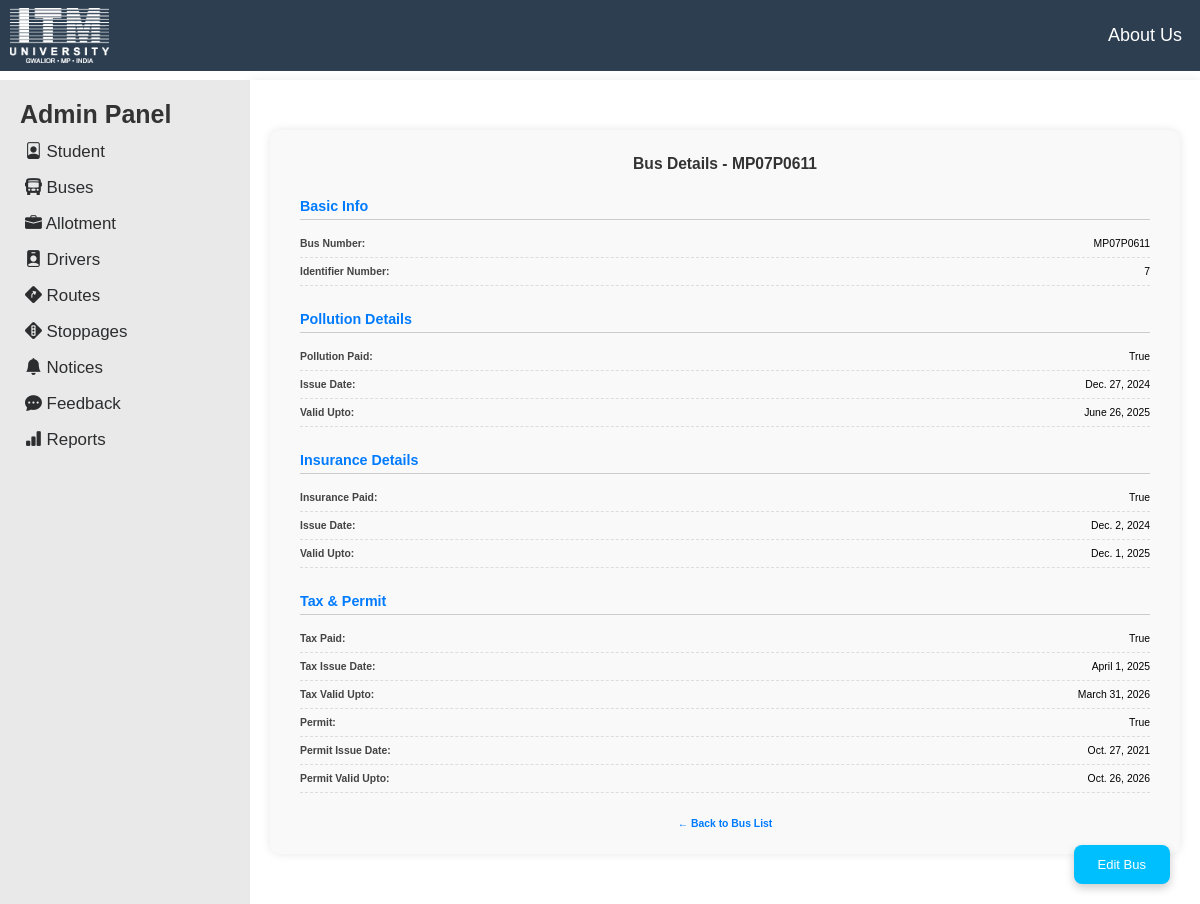
The page /MP07P0611/bus_detail (signed in) on the database its author committed.
### bus_app/models.py (models this page shows, shortened)
class Bus(models.Model):
    number = models.CharField(max_length=10, unique=True)  # Example: MP07VV467
    identifier_number = models.CharField(max_length=10, unique=True, null=True, blank=True)
    pollution_paid = models.BooleanField(default=False)
    pollution_issue_date = models.DateField(null=True, blank=True)
    pollution_valid_upto = models.DateField(null=True, blank=True)
    insurance_paid = models.BooleanField(default=False)
    insurance_issue_date = models.DateField(null=True, blank=True)
    insurance_valid_upto = models.DateField(null=True, blank=True)
    tax_paid = models.BooleanField(default=False)
    tax_issue_date = models.DateField(null=True, blank=True)
    tax_valid_upto = models.DateField(null=True, blank=True)
    permit = models.BooleanField(default=False)
    permit_issue_date = models.DateField(null=True, blank=True)
    permit_valid_upto = models.DateField(null=True, blank=True)

### bus_app/views.py (the view)
# urls.py: path('<str:number>/bus_detail', views.bus_detail, name='bus_detail'),  #BUS DETAILS URL
def bus_detail(request, number):
    bus = get_object_or_404(Bus, number=number)
    return render(request, 'bus_detail.html', {'bus': bus})

### bus_app/templates/bus_detail.html (shortened to what this page needs)
{% extends "layout.html" %}
{% load static %}
{% block extra_css %}
<link rel="stylesheet" href="{% static 'css/bus_detail.css' %}">
{% endblock %}
{% block content %}
  <div class="bus-detail-container">
    <h2>Bus Details - {{ bus.number }}</h2>
    <div class="section">
      <div class="section-title">Basic Info</div>
      <div class="field-row"><span class="field-label">Bus Number:</span> <span>{{ bus.number }}</span></div>
      <div class="field-row"><span class="field-label">Identifier Number:</span> <span>{{ bus.identifier_number }}</span></div>
    </div>
    <div class="section">
      <div class="section-title">Pollution Details</div>
      <div class="field-row"><span class="field-label">Pollution Paid:</span> <span>{{ bus.pollution_paid }}</span></div>
      <div class="field-row"><span class="field-label">Issue Date:</span> <span>{{ bus.pollution_issue_date }}</span></div>
      <div class="field-row"><span class="field-label">Valid Upto:</span> <span>{{ bus.pollution_valid_upto }}</span></div>
    </div>
    <div class="section">
      <div class="section-title">Insurance Details</div>
      <div class="field-row"><span class="field-label">Insurance Paid:</span> <span>{{ bus.insurance_paid }}</span></div>
      <div class="field-row"><span class="field-label">Issue Date:</span> <span>{{ bus.insurance_issue_date }}</span></div>
      <div class="field-row"><span class="field-label">Valid Upto:</span> <span>{{ bus.insurance_valid_upto }}</span></div>
    </div>
    <div class="section">
      <div class="section-title">Tax & Permit</div>
      <div class="field-row"><span class="field-label">Tax Paid:</span> <span>{{ bus.tax_paid }}</span></div>
      <div class="field-row"><span class="field-label">Tax Issue Date:</span> <span>{{ bus.tax_issue_date }}</span></div>
      <div class="field-row"><span class="field-label">Tax Valid Upto:</span> <span>{{ bus.tax_valid_upto }}</span></div>
      <div class="field-row"><span class="field-label">Permit:</span> <span>{{ bus.permit }}</span></div>
      <div class="field-row"><span class="field-label">Permit Issue Date:</span> <span>{{ bus.permit_issue_date }}</span></div>
      <div class="field-row"><span class="field-label">Permit Valid Upto:</span> <span>{{ bus.permit_valid_upto }}</span></div>
    </div>
    <a href="{% url 'bus_list' %}" class="back-link">← Back to Bus List</a>
  </div>
  <a href="{% url 'edit_bus' number=bus.number %}" class="edit-button">Edit Bus</a>
{% endblock %}

### static/css/style.css (style rules this page uses)
* { box-sizing: border-box; margin: 0; padding: 0; }
html, body { font-family: 'Arial', sans-serif; font-size: 13px; overflow-x: hidden; }
body.layout-template { margin: 0; }

### static/css/bus_detail.css (style rules this page uses)
.bus-detail-container { font-size: .8rem; max-width: 1100px; margin: 30px auto; background-color: #f9f9f9; border-radius: 10px; padding: 25px 30px; font-family: Arial, sans-serif; box-shadow: 0 0 10px rgba(0,0,0,0.1); }
h2 { text-align: center; margin-bottom: 25px; color: #333; }
.section { margin-bottom: 25px; }
.section-title { font-size: 1.1rem; font-weight: bold; color: #007BFF; margin-bottom: 10px; border-bottom: 1px solid #ccc; padding-bottom: 5px; }
.field-row { display: flex; justify-content: space-between; padding: 8px 0; border-bottom: 1px dashed #ddd; }
.field-label { font-weight: bold; color: #444; }
.back-link { display: block; margin-top: 20px; text-align: center; color: #007BFF; font-weight: bold; text-decoration: none; }

### bus_app/templates/bus_detail.html (style rules this page uses)
.edit-button { position: fixed; bottom: 20px; right: 30px; background-color: #00bfff; color: white; padding: 12px 24px; border: none; border-radius: 8px; font-size: 1rem; font-weight: 500; cursor: pointer; box-shadow: 0 4px 10px rgba(0, 0, 0, 0.2); text-decoration: none; transition: background-color 0.3s; }

### rows shown on the page
Bus: number "MP07P0611", identifier_number "7", pollution_paid "True", pollution_issue_date "Dec. 27, 2024", pollution_valid_upto "June 26, 2025", insurance_paid "True", insurance_issue_date "Dec. 2, 2024", insurance_valid_upto "Dec. 1, 2025", tax_paid "True", tax_issue_date "April 1, 2025", tax_valid_upto "March 31, 2026", permit "True", permit_issue_date "Oct. 27, 2021", permit_valid_upto "Oct. 26, 2026"
